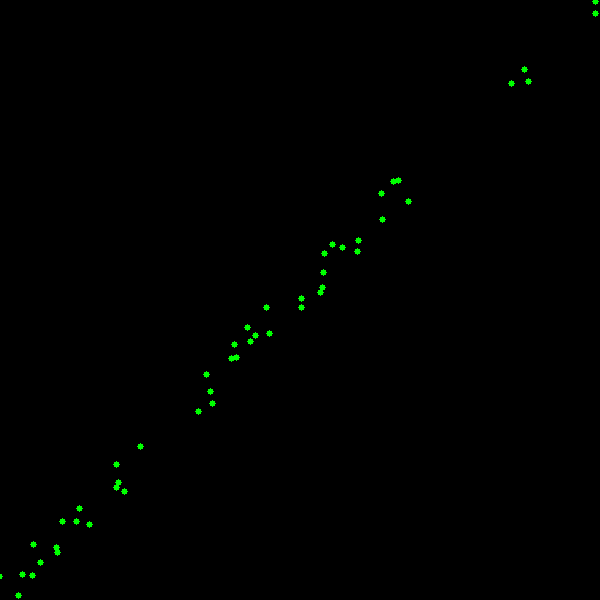
#> input picture lab04/pontos_ransac.png, 600 x 600 px
$ python herris.py
#> lines starting #> are read from the running program, lines starting #| are printed output that depends on the picture; after the words box and inside, x2 and y2 are one past the last pixel; in counts of white or black regions, pixels touching at a corner belong together
import cv2
import numpy as np
import matplotlib.pyplot as plt

#def herris_ransac(image_path):
def detect_corners(image_path):
#> called with image_path = 'pontos_ransac.png'
    img = cv2.imread(image_path)
#> img is the input picture: shape (600, 600, 3); mean B, G, R 0, 1, 0

    if img is None:
        print("Error: Image not found")
        return

    # Make a copy of the image
    img_cpy= np.copy(img);

    # Convert the image to grayscale
    gray_image = cv2.cvtColor(img_cpy, cv2.COLOR_BGR2GRAY)
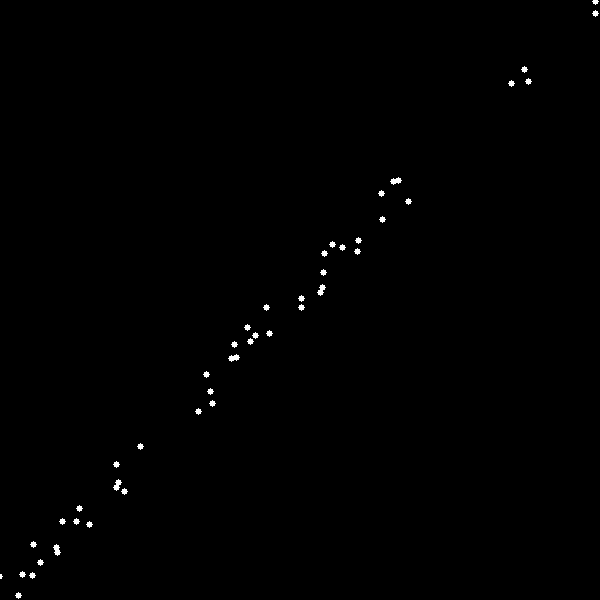
#> gray_image: shape (600, 600); values 0 (black) and 150 (white), 0.39% white; 44 white regions (1 under 20 px), largest, box (x1, y1, x2, y2) and area: (390, 177, 402, 185) 56, (317, 284, 326, 296) 56, (228, 354, 240, 362) 56
    # Convert the image to float32
    gray = np.float32(gray_image);
    # Detect corners
    herris_corners = cv2.cornerHarris(gray, blockSize=2, ksize=3, k=0.01)

    img_cpy[herris_corners > 0.01 * herris_corners.max()] = [0, 0, 255]
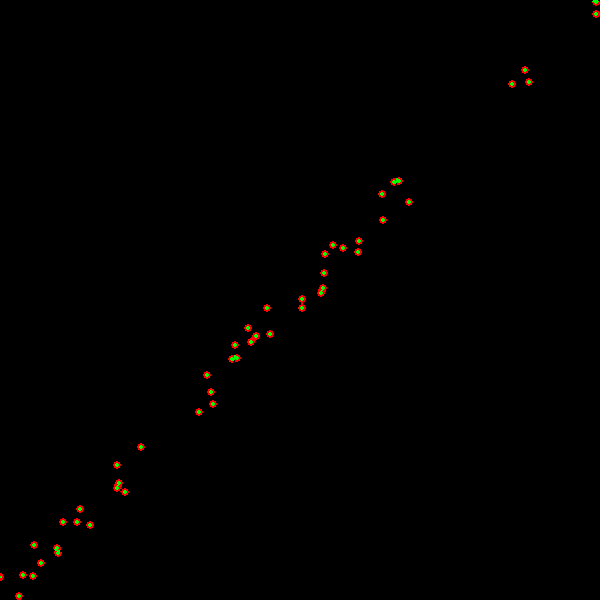
#> img_cpy: shape (600, 600, 3); 0.41% of pixels changed, all inside (x1, y1, x2, y2) = (0, 2, 600, 600)

    # Show the image
    plt.subplot(121)
    plt.imshow(cv2.cvtColor(img, cv2.COLOR_BGR2RGB))
    plt.title('cantos detectados')
    plt.axis
    plt.axis('off')

    # Show the image with the corners
    plt.subplot(122)
    plt.imshow(cv2.cvtColor(img_cpy, cv2.COLOR_BGR2RGB))
    plt.title('cantos detectados')
    plt.axis('off')

    plt.show()
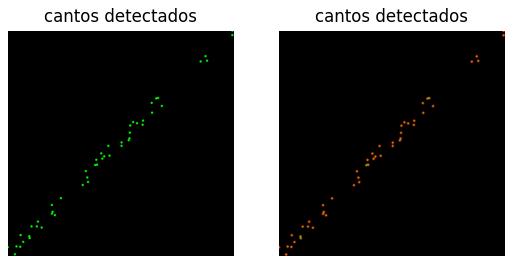
#> figure drawn by matplotlib, 2 panels

if __name__ == "__main__":
    detect_corners('pontos_ransac.png')
